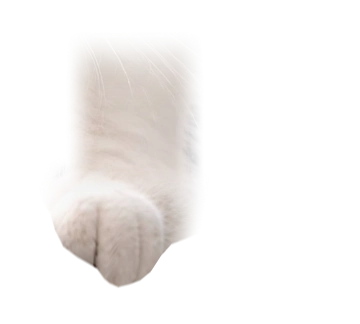
#> input picture scripts/assets/cream-kitten/right-forepaw-master.webp, 360 x 324 px
$ python build-kitten-poses.py
#> lines starting #> are read from the running program, lines starting #| are printed output that depends on the picture; after the words box and inside, x2 and y2 are one past the last pixel; in counts of white or black regions, pixels touching at a corner belong together
"""Build identical forepaws from the approved right foreleg.

The source is a lossless crop of the existing right paw. Copying its pixels
keeps the approved paw unchanged; the left uses its horizontal reflection.
"""
from pathlib import Path
import numpy as np
from PIL import Image, ImageOps, ImageFilter

ROOT = Path(__file__).resolve().parents[1]
SOURCE = ROOT / 'scripts/assets/cream-kitten/right-forepaw-master.webp'
TARGET = ROOT / 'src/assets/cream-kitten/native-forepaws.webp'


def build():
    right = Image.open(SOURCE).convert('RGBA')
#> right is the input picture: PIL image 360x324 RGBA; mean R, G, B, A 61.4, 58, 55.9, 48.3
    assert right.size == (360, 324)
    paws = Image.new('RGBA', (720, 324))
#> paws: PIL image 720x324 RGBA; every value is 0
    # Portrait mirror axis x=265: left toe 132, right toe 398.
    # The right crop begins at x=300, so its mirror begins at x=-70.
    paws.paste(ImageOps.mirror(right), (-84, 0))
    paws.paste(right, (360, 0))
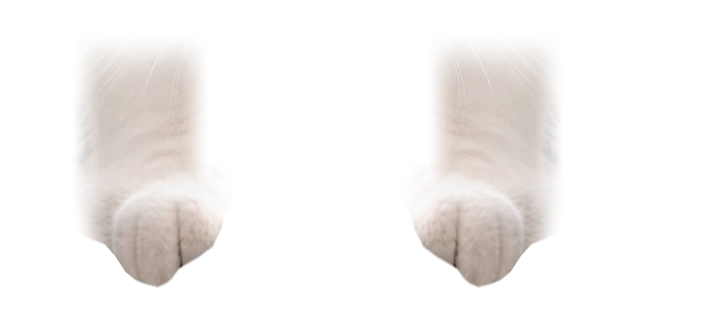
#> paws: PIL image 720x324 RGBA; mean R, G, B, A 61.4, 58, 55.9, 48.3; transparent parts drawn white
    paws.save(TARGET, lossless=True, exact=True, method=6)

    # The original shoulder matte was designed to overlap the chest. When
    # extended over the desk, its broad transparency made the arm look hazy.
    # Normalize that matte across each fur contour, leaving the toes untouched.
    pixels = np.array(right)
    alpha = pixels[:, :, 3].astype(np.float32) / 255
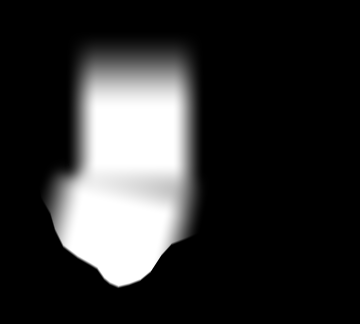
#> alpha: shape (324, 360) float32; min 0, max 1, mean 0.189
    row_peak = np.maximum(alpha.max(axis=1, keepdims=True), 1 / 255)
#> row_peak = 324 values, max 1 at index 109, min 0.00392 at index 0, mean 0.666
    def smooth(value):
        value = np.clip(value, 0, 1)
        return value * value * (3 - 2 * value)
    y = np.arange(right.height)[:, None]
#> y = 324 values from 0 to 323
    edge = smooth((alpha / row_peak - 0.06) / 0.58)
    shoulder = smooth((y - 28) / 24)
#> shoulder = 324 values from 0 to 1
    forearm = 1 - smooth((y - 166) / 30)
    repaired_alpha = edge * shoulder
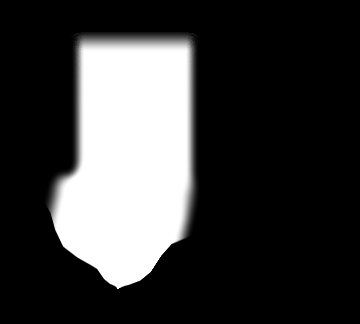
#> repaired_alpha: shape (324, 360) float64; min 0, max 1, mean 0.233
    pixels[:, :, 3] = np.round(255 * (alpha + (repaired_alpha - alpha) * forearm))
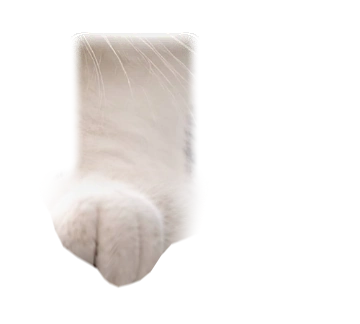
#> pixels: shape (324, 360, 4); 16.03% of pixels changed, all inside (x1, y1, x2, y2) = (40, 32, 209, 195); transparent parts drawn white
    # Restore a little local fur contrast without sharpening the alpha edge.
    rgb = np.array(right.convert('RGB').filter(ImageFilter.UnsharpMask(radius=1, percent=90, threshold=3)))
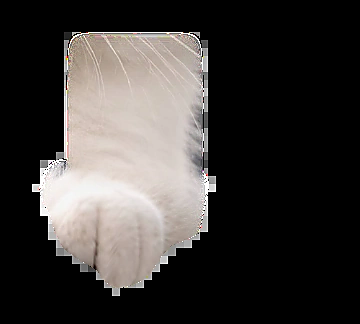
#> rgb: shape (324, 360, 3); mean R, G, B 61.6, 58.3, 56.2
    pixels[:, :, :3] = np.round(pixels[:, :, :3] * (1-forearm[:, :, None]) + rgb * forearm[:, :, None])
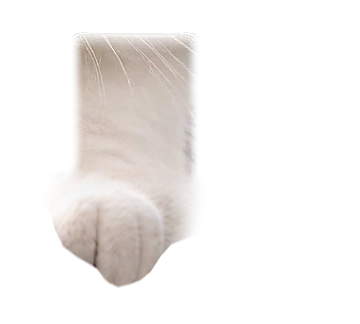
#> pixels: shape (324, 360, 4); 5.05% of pixels changed, all inside (x1, y1, x2, y2) = (32, 31, 216, 195); transparent parts drawn white
    mouse = Image.new('RGBA', paws.size)
    mouse.paste(ImageOps.mirror(Image.fromarray(pixels)), (-84, 0))
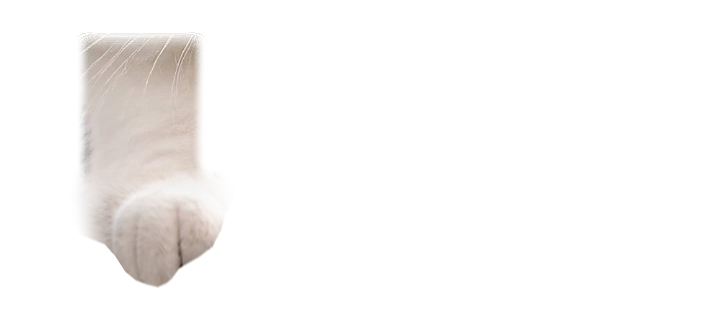
#> mouse: PIL image 720x324 RGBA; mean R, G, B, A 30.7, 29.1, 28, 28.8; transparent parts drawn white
    mouse.save(TARGET.with_name('mouse-forepaw.webp'), lossless=True, exact=True, method=6)


if __name__ == '__main__':
    build()
